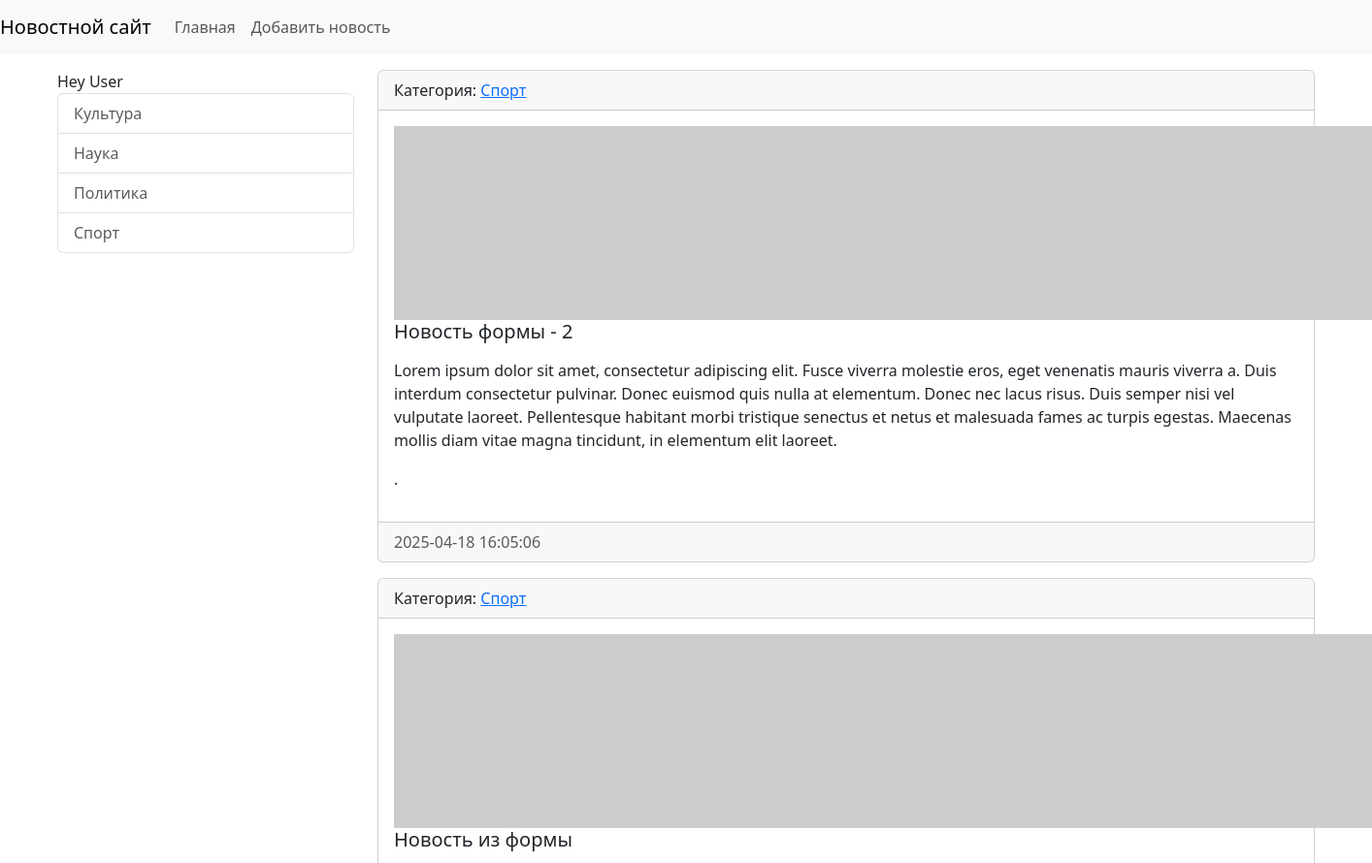
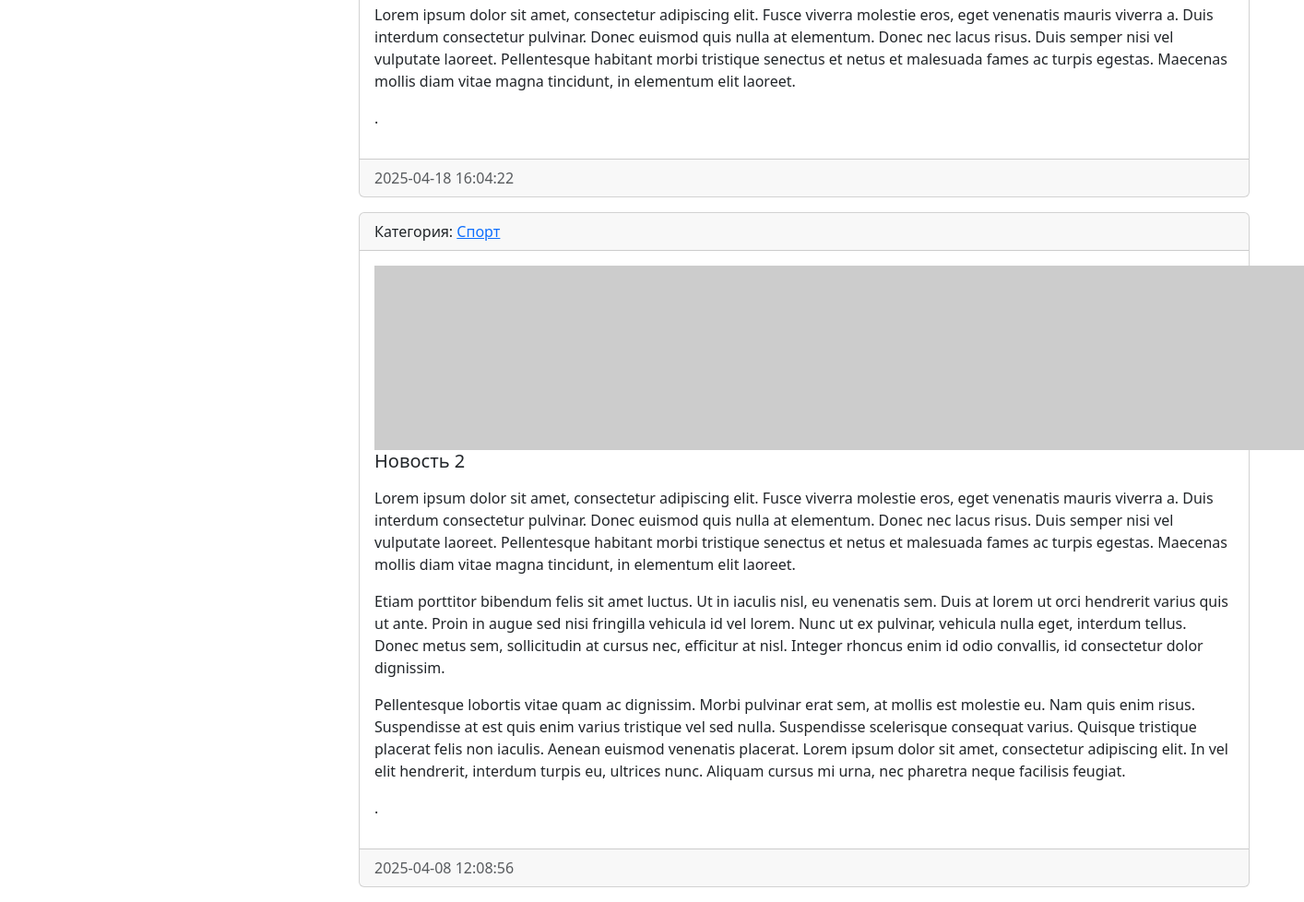
Page /category/1/ on the committed database (2 pictures, top to bottom).
### news/models.py (models this page shows, shortened)
class Category(models.Model):
    title = models.CharField(max_length=150, db_index=True, verbose_name='Наименование категории')
    def get_absolute_url(self):
        return reverse('category', kwargs={'category_id': self.pk})
    def __str__(self):
        return self.title
    class Meta:
        verbose_name = 'Категория'
        verbose_name_plural = 'Категории'
        ordering = ['title']

class News(models.Model):
    title = models.CharField(max_length=150, verbose_name='Наименование')
    content = models.TextField(blank=True, verbose_name='Контент')
    created_at = models.DateTimeField(auto_now_add=True, verbose_name='Дата публикации')
    updated_at = models.DateTimeField(auto_now=True, verbose_name='Дата обновления')
    photo = models.ImageField(upload_to='photos/%Y/%m/%d', verbose_name='Фото', blank=True)
    is_published = models.BooleanField(default=True, verbose_name='Опубликовано')
    category = models.ForeignKey('Category', on_delete=models.PROTECT, verbose_name='Наименование категория')
    class Meta:
        verbose_name = 'Новость'
        verbose_name_plural = 'Новости'
        ordering = ['-created_at']

### news/views.py (the view)
# urls.py: path('category/<int:category_id>/', NewsByCategory.as_view(), name='category'),
class NewsByCategory(ListView):
    model = News
    template_name = 'news/home_news_list.html'
    context_object_name = 'news'
    allow_empty = False
    def get_context_data(self, **kwargs):
        context = super().get_context_data(**kwargs)
        context['title'] = Category.objects.get(pk=self.kwargs['category_id'])
        return context
    def get_queryset(self):
        return News.objects.filter(category_id=self.kwargs['category_id'], is_published=True)

### news/templatetags/news_tags.py (called while the page is built)
@register.inclusion_tag('news/list_categories.html')
def show_categories(arg1='Hello', arg2='World'):
    categories = Category.objects.all()
    return {"categories": categories, "arg1": arg1, "arg2": arg2}

### news/templates/news/home_news_list.html (shortened to what this page needs)
{% extends 'base.html' %}
{% block sidebar %}
{% include 'inc/_sidebar.html' %}
{% endblock %}
{% block content %}
    {% for item in news %}
        <div class="card mb-3">
            <div class="card-header">
                Категория: <a href="{{  item.category.get_absolute_url }}">{{ item.category }}</a>
            </div>
            <div class="card-body">
                <div class="media">
                    {% if item.photo %}
                        <img src="{{ item.photo.url }}" alt="" width="350" class="mr-3">
                    {% else %}
                        <img src="https://picsum.photos/id/1060/200/348/?blur=2" alt="" class="mr-3">
                    {% endif %}
                    <div class="media-body">
                        <h5 class="card-title">{{ item.title }}</h5>
                        <p class="card-text">{{ item.content|safe|linebreaks }}.</p>
                    </div>
                </div>
            </div>
            <div class="card-footer text-muted">
                {{ item.created_at|date:"Y-m-d H:i:s" }}
            </div>
        </div>
    {%endfor%}
{% endblock %}

### news/templates/news/list_categories.html
<div class="list-group">
    {{ arg1 }} {{ arg2 }}
    {% for item in categories %}
        <a href="{{ item.get_absolute_url }}" class="list-group-item list-group-item-action">{{ item.title }}</a>
    {% endfor %}
</div>

### DjangoProject/static/css/style.css (style rules this page uses)
body { background-color: white; }

### rows in the picture
Category: title "Культура"
Category: title "Наука"
Category: title "Политика"
Category: title "Спорт"
News: category "Спорт", title "Новость формы - 2", content "Lorem ipsum dolor sit amet, consectetur adipiscing elit. Fusce viverra molestie eros, eget venenatis mauris viverra a. Duis interdum consectetur pulvinar. Donec euismod quis nulla at elementum. Donec nec lacus risus. Duis semper nisi vel vulputate laoreet. Pellentesque habitant morbi tristique senectus et netus et malesuada fames ac turpis egestas. Maecenas mollis diam vitae magna tincidunt, in elementum elit laoreet.", created_at "2025-04-18 16:05:06"
News: category "Спорт", title "Новость из формы", content "Lorem ipsum dolor sit amet, consectetur adipiscing elit. Fusce viverra molestie eros, eget venenatis mauris viverra a. Duis interdum consectetur pulvinar. Donec euismod quis nulla at elementum. Donec nec lacus risus. Duis semper nisi vel vulputate laoreet. Pellentesque habitant morbi tristique senectus et netus et malesuada fames ac turpis egestas. Maecenas mollis diam vitae magna tincidunt, in elementum elit laoreet.", created_at "2025-04-18 16:04:22"
News: category "Спорт", title "Новость 2", content "Lorem ipsum dolor sit amet, consectetur adipiscing elit. Fusce viverra molestie eros, eget venenatis mauris viverra a. Duis interdum consectetur pulvinar. Donec euismod quis nulla at elementum. Donec nec lacus risus. Duis semper nisi vel vulputate laoreet. Pellentesque habitant morbi tristique senectus et netus et malesuada fames ac turpis egestas. Maecenas mollis diam vitae magna tincidunt, in elementum elit laoreet. Etiam porttitor bibendum felis sit amet luctus. Ut in iaculis nisl, eu venenatis sem. Duis at lorem ut orci hendrerit varius quis ut ante. Proin in augue sed nisi fringilla vehicula id vel lorem. Nunc ut ex pulvinar, vehicula nulla eget, interdum tellus. Donec metus sem,…", created_at "2025-04-08 12:08:56"

### other values in the picture
{{ arg1 }} "Hey"
{{ arg2 }} "User"
